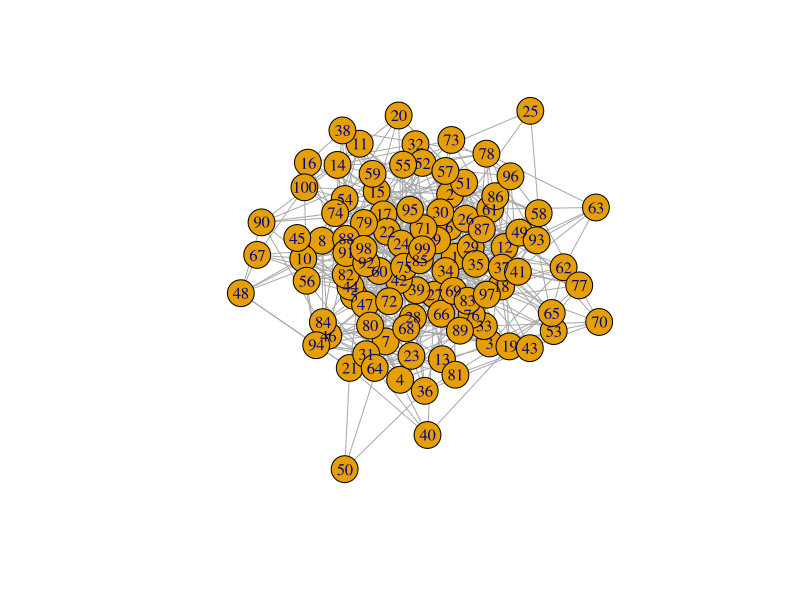

Here is the R script that generated this plot:
## ---- chunk 1
library(igraph)
## ---- chunk 2
set.seed(7) 
e <- erdos.renyi.game(100, 0.1) #100 Nodes, Prob edge btwen two vertices = .10
plot(e)
## ---- chunk 3
graph.density(e) # Ratio of no. of edges vs no. possible edges
transitivity(e) # Prob that adjacent vertices are connected
average.path.length(e) # Average dist between vertices
